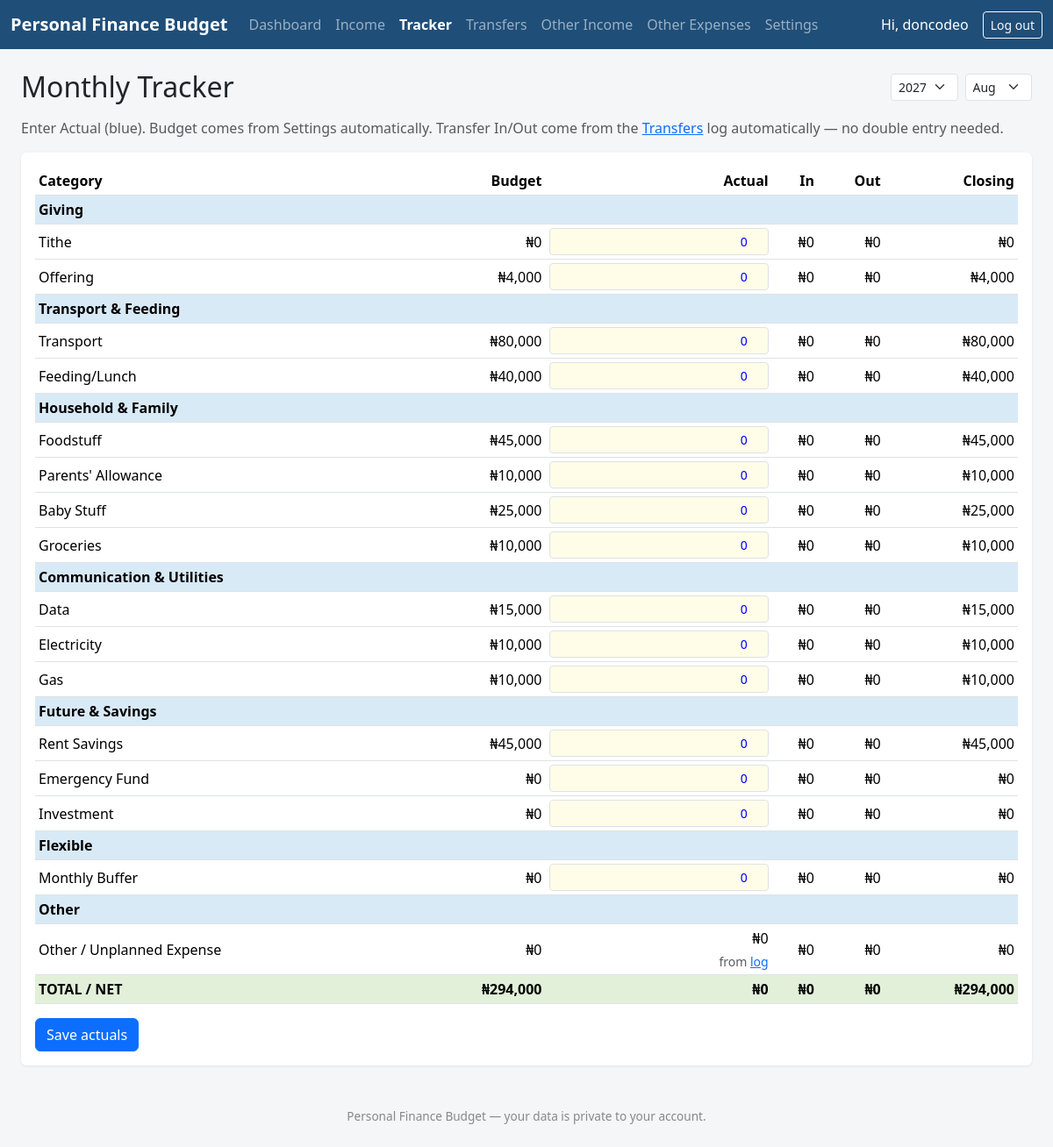
The page /tracker.php (signed in) on the database its author committed.
### tables this page shows
CREATE TABLE users (
            id INTEGER PRIMARY KEY AUTOINCREMENT,
            username TEXT UNIQUE NOT NULL,
            password_hash TEXT NOT NULL,
            currency_symbol TEXT NOT NULL DEFAULT '₦',
            created_at TEXT NOT NULL DEFAULT (datetime('now'))
        );

CREATE TABLE categories (
            id INTEGER PRIMARY KEY AUTOINCREMENT,
            user_id INTEGER NOT NULL REFERENCES users(id) ON DELETE CASCADE,
            name TEXT NOT NULL,
            group_name TEXT NOT NULL DEFAULT 'General',
            basis TEXT NOT NULL CHECK (basis IN ('fixed','percent')),
            fixed_amount REAL,
            percent REAL,
            notes TEXT DEFAULT '',
            is_other INTEGER NOT NULL DEFAULT 0,
            sort_order INTEGER NOT NULL DEFAULT 0,
            archived INTEGER NOT NULL DEFAULT 0
        );

### src/db.php (called while the page is built, shortened)
<?php
function get_db(): PDO
{
    static $pdo = null;
    if ($pdo !== null) {
        return $pdo;
    }
    $pdo = new PDO('sqlite:' . DB_PATH);
    $pdo->setAttribute(PDO::ATTR_ERRMODE, PDO::ERRMODE_EXCEPTION);
    $pdo->exec('PRAGMA foreign_keys = ON');
    return $pdo;
}

### src/auth.php (called while the page is built, shortened)
<?php
function current_user(): ?array
{
    $stmt = get_db()->prepare('SELECT id, username, currency_symbol FROM users WHERE id = ?');
    $stmt->execute([$_SESSION['user_id']]);
    $row = $stmt->fetch(PDO::FETCH_ASSOC);
    $user = $row;
    return $user;
}
function require_login(): array
{
    $user = current_user();
    return $user;
}

### src/helpers.php (called while the page is built, shortened)
<?php
function h(?string $s): string
{
    return htmlspecialchars($s ?? '', ENT_QUOTES);
}
function get_categories(PDO $pdo, int $userId): array
{
    $stmt = $pdo->prepare('SELECT * FROM categories WHERE user_id = ? AND archived = 0 ORDER BY sort_order, id');
    $stmt->execute([$userId]);
    return $stmt->fetchAll(PDO::FETCH_ASSOC);
}
function get_categories_grouped(PDO $pdo, int $userId): array
{
    $groups = [];
    foreach (get_categories($pdo, $userId) as $cat) {
        $groups[$cat['group_name']][] = $cat;
    }
    return $groups;
}
function get_years(PDO $pdo, int $userId): array
{
    $stmt = $pdo->prepare('SELECT year FROM years WHERE user_id = ? ORDER BY year DESC');
    $stmt->execute([$userId]);
    return array_map('intval', array_column($stmt->fetchAll(PDO::FETCH_ASSOC), 'year'));
}
function get_salary(PDO $pdo, int $userId, int $year, string $month): float
{
    $stmt = $pdo->prepare('SELECT salary FROM income WHERE user_id = ? AND year = ? AND month = ?');
    $stmt->execute([$userId, $year, $month]);
    $v = $stmt->fetchColumn();
    return $v === false ? 0.0 : (float)$v;
}
function get_other_expense_total(PDO $pdo, int $userId, int $year, string $month): float
{
    $stmt = $pdo->prepare('SELECT COALESCE(SUM(amount),0) FROM other_expenses WHERE user_id = ? AND year = ? AND month = ?');
    $stmt->execute([$userId, $year, $month]);
    return (float)$stmt->fetchColumn();
}
function category_budget(array $category, float $salary): float
{
    if ($category['basis'] === 'percent') {
        return round((float)$category['percent'] * $salary, 2);
    }
    return (float)$category['fixed_amount'];
}
function get_actual(PDO $pdo, int $userId, int $categoryId, int $year, string $month): float
{
    $stmt = $pdo->prepare('SELECT actual FROM tracker_actuals WHERE user_id = ? AND category_id = ? AND year = ? AND month = ?');
    $stmt->execute([$userId, $categoryId, $year, $month]);
    $v = $stmt->fetchColumn();
    return $v === false ? 0.0 : (float)$v;
}
function get_transfer_in(PDO $pdo, int $userId, int $categoryId, int $year, string $month): float
{
    $stmt = $pdo->prepare('SELECT COALESCE(SUM(amount),0) FROM transfers WHERE user_id = ? AND to_category_id = ? AND year = ? AND month = ?');
    $stmt->execute([$userId, $categoryId, $year, $month]);
    return (float)$stmt->fetchColumn();
}
function get_transfer_out(PDO $pdo, int $userId, int $categoryId, int $year, string $month): float
{
    $stmt = $pdo->prepare('SELECT COALESCE(SUM(amount),0) FROM transfers WHERE user_id = ? AND from_category_id = ? AND year = ? AND month = ?');
    $stmt->execute([$userId, $categoryId, $year, $month]);
    return (float)$stmt->fetchColumn();
}
function tracker_row(PDO $pdo, int $userId, array $category, int $year, string $month, float $salary): array
{
    $budget = category_budget($category, $salary);
    $actual = $category['is_other']
        ? get_other_expense_total($pdo, $userId, $year, $month)
        : get_actual($pdo, $userId, (int)$category['id'], $year, $month);
    $in = get_transfer_in($pdo, $userId, (int)$category['id'], $year, $month);
    $out = get_transfer_out($pdo, $userId, (int)$category['id'], $year, $month);
    $closing = $budget - $actual + $in - $out;
    return compact('budget', 'actual', 'in', 'out', 'closing');
}
function tracker_month(PDO $pdo, int $userId, int $year, string $month): array
{
    $salary = get_salary($pdo, $userId, $year, $month);
    $grouped = get_categories_grouped($pdo, $userId);
    $result = [];
    $totals = ['budget' => 0, 'actual' => 0, 'in' => 0, 'out' => 0, 'closing' => 0];
    foreach ($grouped as $groupName => $cats) {
        $rows = [];
        foreach ($cats as $cat) {
            $row = tracker_row($pdo, $userId, $cat, $year, $month, $salary);
            $row['category'] = $cat;
            $rows[] = $row;
            foreach (['budget', 'actual', 'in', 'out', 'closing'] as $k) {
                $totals[$k] += $row[$k];
            }
        }
        $result[$groupName] = $rows;
    }
    return ['groups' => $result, 'totals' => $totals, 'salary' => $salary];
}

### public/tracker.php (the view, shortened to what this page needs)
<?php
require __DIR__ . '/../src/db.php';
require __DIR__ . '/../src/auth.php';
require __DIR__ . '/../src/helpers.php';
$user = require_login();
$pdo = get_db();
$userId = (int)$user['id'];
$symbol = $user['currency_symbol'];
$years = get_years($pdo, $userId);
$selectedYear = (int)($_GET['year'] ?? $years[0]);
$selectedMonth = $_GET['month'] ?? MONTHS[(int)date('n') - 1];
$data = tracker_month($pdo, $userId, $selectedYear, $selectedMonth);
$activePage = 'tracker';
require __DIR__ . '/../src/layout_header.php';
?>
<div class="d-flex justify-content-between align-items-center mb-3">
  <h2 class="mb-0">Monthly Tracker</h2>
  <form method="get" class="d-flex gap-2">
    <select name="year" class="form-select form-select-sm" onchange="this.form.submit()">
      <?php foreach ($years as $y): ?>
        <option value="<?= $y ?>" <?= $y === $selectedYear ? 'selected' : '' ?>><?= $y ?></option>
      <?php endforeach; ?>
    </select>
    <select name="month" class="form-select form-select-sm" onchange="this.form.submit()">
      <?php foreach (MONTHS as $m): ?>
        <option value="<?= $m ?>" <?= $m === $selectedMonth ? 'selected' : '' ?>><?= $m ?></option>
      <?php endforeach; ?>
    </select>
  </form>
</div>
<p class="text-muted">Enter Actual (blue). Budget comes from Settings automatically. Transfer In/Out come from the
<a href="transfers.php">Transfers</a> log automatically — no double entry needed.</p>
<div class="card p-3">
<form method="post">
  <div class="table-responsive">
    <table class="table table-sm align-middle">
      <thead><tr><th>Category</th><th class="text-end">Budget</th><th class="text-end">Actual</th><th class="text-end">In</th><th class="text-end">Out</th><th class="text-end">Closing</th></tr></thead>
      <tbody>
      <?php foreach ($data['groups'] as $groupName => $rows): ?>
        <tr class="group-row"><td colspan="6"><?= h($groupName) ?></td></tr>
        <?php foreach ($rows as $row): $cat = $row['category']; ?>
          <tr>
            <td><?= h($cat['name']) ?></td>
            <td class="text-end"><?= fmt_money($row['budget'], $symbol) ?></td>
            <td class="text-end" style="max-width:130px">
              <?php if ($cat['is_other']): ?>
                <?= fmt_money($row['actual'], $symbol) ?>
                <div class="form-text">from <a href="other_expenses.php">log</a></div>
              <?php else: ?>
                <input type="number" step="0.01" min="0" name="actual[<?= $cat['id'] ?>]"
                       class="form-control form-control-sm input-cell text-end"
                       value="<?= h((string)$row['actual']) ?>">
              <?php endif; ?>
            </td>
            <td class="text-end"><?= fmt_money($row['in'], $symbol) ?></td>
            <td class="text-end"><?= fmt_money($row['out'], $symbol) ?></td>
            <td class="text-end <?= $row['closing'] >= 0 ? 'positive' : 'negative' ?>"><?= fmt_money($row['closing'], $symbol) ?></td>
          </tr>
        <?php endforeach; ?>
      <?php endforeach; ?>
      </tbody>
      <tfoot>
        <tr class="total-row">
          <td>TOTAL / NET</td>
          <td class="text-end"><?= fmt_money($data['totals']['budget'], $symbol) ?></td>
          <td class="text-end"><?= fmt_money($data['totals']['actual'], $symbol) ?></td>
          <td class="text-end"><?= fmt_money($data['totals']['in'], $symbol) ?></td>
          <td class="text-end"><?= fmt_money($data['totals']['out'], $symbol) ?></td>
          <td class="text-end"><?= fmt_money($data['totals']['closing'], $symbol) ?></td>
        </tr>
      </tfoot>
    </table>
  </div>
  <button class="btn btn-primary" type="submit">Save actuals</button>
</form>
</div>
<?php require __DIR__ . '/../src/layout_footer.php'; ?>

### src/layout_header.php (shortened to what this page needs)
<?php
$activePage = $activePage ?? '';
?>
<!DOCTYPE html>
<html lang="en">
<head>
<link href="https://cdn.jsdelivr.net/npm/bootstrap@5.3.3/dist/css/bootstrap.min.css" rel="stylesheet">
</head>
<body>
<?php if ($user): ?>
<nav class="navbar navbar-expand-lg navbar-dark" style="background-color:#1f4e78;">
  <div class="container-fluid">
    <a class="navbar-brand" href="dashboard.php"><?= h(APP_NAME) ?></a>
    <div class="collapse navbar-collapse" id="nav">
      <ul class="navbar-nav me-auto">
        <li class="nav-item"><a class="nav-link <?= $activePage==='dashboard'?'active fw-bold':'' ?>" href="dashboard.php">Dashboard</a></li>
        <li class="nav-item"><a class="nav-link <?= $activePage==='income'?'active fw-bold':'' ?>" href="income.php">Income</a></li>
        <li class="nav-item"><a class="nav-link <?= $activePage==='tracker'?'active fw-bold':'' ?>" href="tracker.php">Tracker</a></li>
        <li class="nav-item"><a class="nav-link <?= $activePage==='transfers'?'active fw-bold':'' ?>" href="transfers.php">Transfers</a></li>
        <li class="nav-item"><a class="nav-link <?= $activePage==='other_income'?'active fw-bold':'' ?>" href="other_income.php">Other Income</a></li>
        <li class="nav-item"><a class="nav-link <?= $activePage==='other_expenses'?'active fw-bold':'' ?>" href="other_expenses.php">Other Expenses</a></li>
        <li class="nav-item"><a class="nav-link <?= $activePage==='settings'?'active fw-bold':'' ?>" href="settings.php">Settings</a></li>
      </ul>
      <span class="navbar-text text-white me-3">Hi, <?= h($user['username']) ?></span>
      <a class="btn btn-sm btn-outline-light" href="logout.php">Log out</a>
    </div>
  </div>
</nav>
<?php endif; ?>
<div class="container-fluid py-4 px-4">

### src/layout_header.php (style rules this page uses)
body { background-color: #f4f6f8; }
.navbar-brand { font-weight: 600; }
.card { border: none; box-shadow: 0 1px 3px rgba(0,0,0,.08); }
.group-row td { background-color: #d9eaf7; font-weight: 600; }
.total-row td { background-color: #e2f0d9; font-weight: 700; }
th { background-color: #1f4e78; color: #fff; }
.input-cell { color: #0000ff; background-color: #fffde7; }
.positive { color: #146c2e; }

### rows shown on the page
users: username "doncodeo", currency_symbol "₦0", currency_symbol "₦45,000", currency_symbol "₦10,000", currency_symbol "₦294,000"
categories: name "Tithe"
categories: name "Offering", fixed_amount.currency_symbol "₦4,000", actual "0", user.currency_symbol "₦0"
categories: name "Transport", fixed_amount.currency_symbol "₦80,000", actual "0", user.currency_symbol "₦0"
categories: name "Feeding/Lunch", fixed_amount.currency_symbol "₦40,000", actual "0", user.currency_symbol "₦0"
categories: name "Foodstuff"
categories: name "Parents' Allowance"
categories: name "Baby Stuff", fixed_amount.currency_symbol "₦25,000", actual "0", user.currency_symbol "₦0"
categories: name "Groceries"
categories: name "Data", fixed_amount.currency_symbol "₦15,000", actual "0", user.currency_symbol "₦0"
categories: name "Electricity"
categories: name "Gas"
categories: name "Rent Savings"
categories: name "Emergency Fund"
categories: name "Investment"
categories: name "Monthly Buffer"
categories: name "Other / Unplanned Expense"

### other values the page prints
APP_NAME "Personal Finance Budget"
$groupName "Giving"
$groupName "Transport & Feeding"
$groupName "Household & Family"
$groupName "Communication & Utilities"
$groupName "Future & Savings"
$groupName "Flexible"
$groupName "Other"
form field year "2027"
form field month "Aug"
